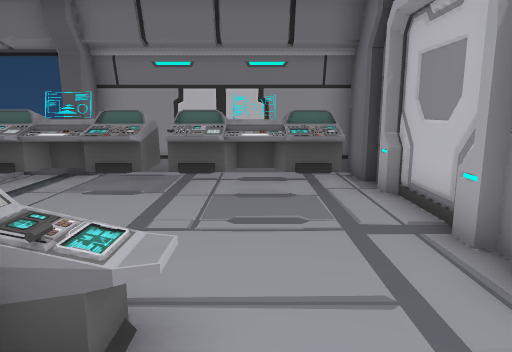
View 1 (above)

15 first-person views from a walk through a scene from a Unity 3-D project. The camera is 1.5 m above the floor, tilts 10° down and sees 70° across. The floor is counted in squares, 1 m on a side. Each view is taken from the middle of a square. On the plan, view 1 faces up. The plan holds only what a view shows up to about 16 squares ahead; the rest is blank. The place goes on beyond the plan. The player character is not drawn. Some animated figures are not drawn.

View 2
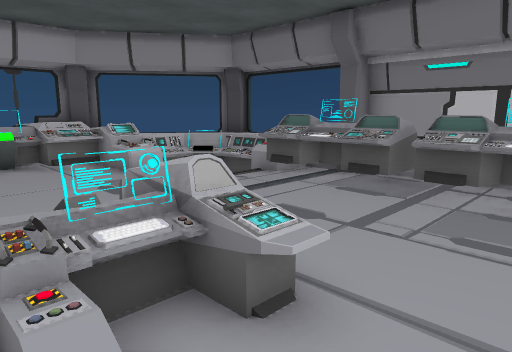

View 3
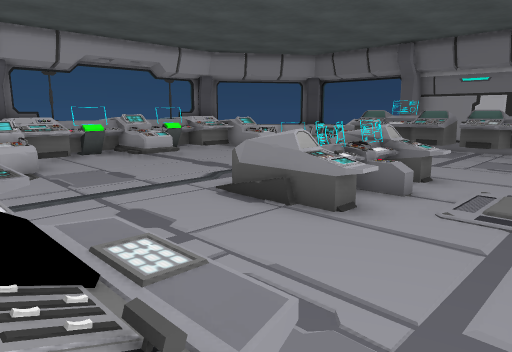

View 4
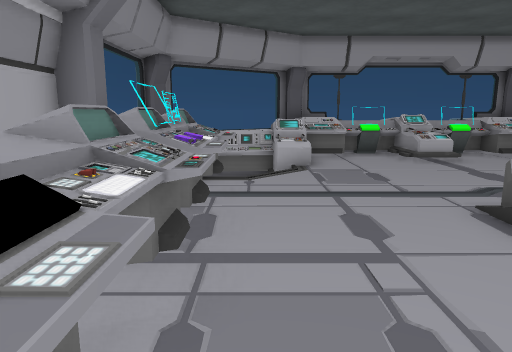

View 5
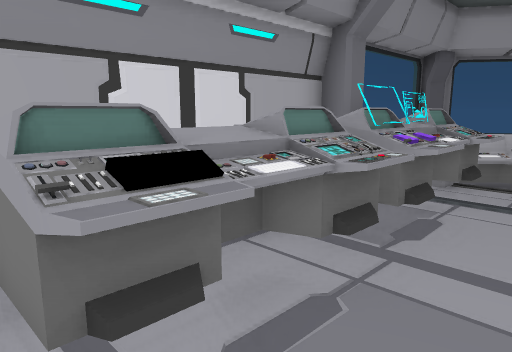

View 6
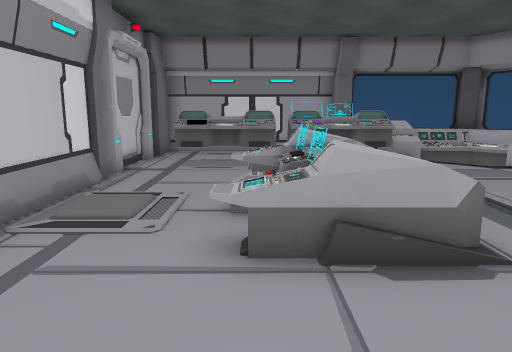

View 7
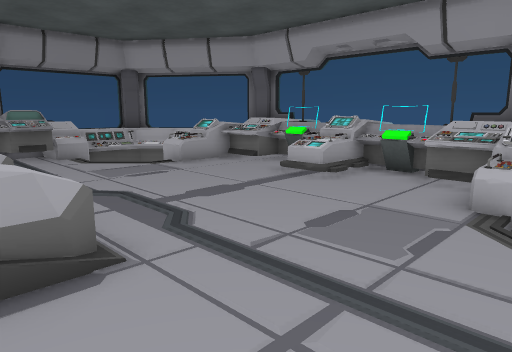

View 8
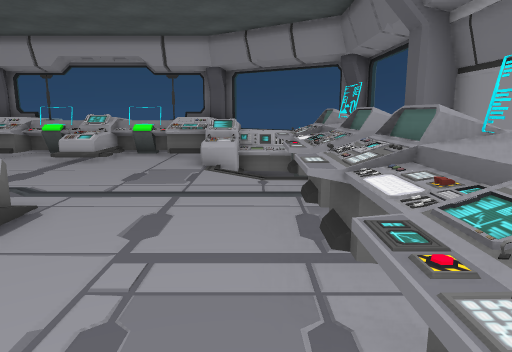

View 9
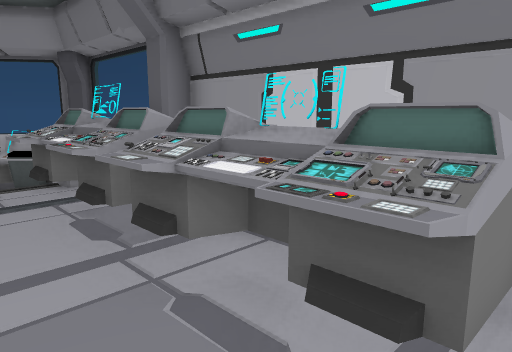

View 10
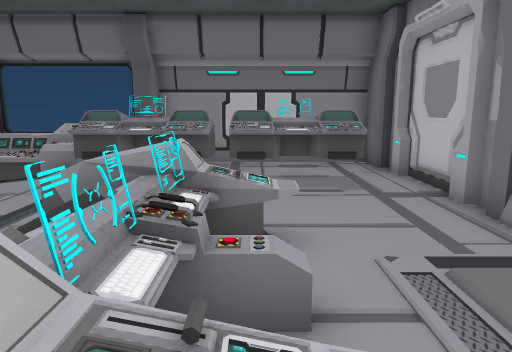

View 11
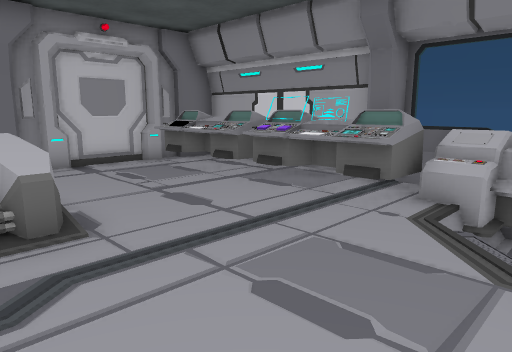

View 12
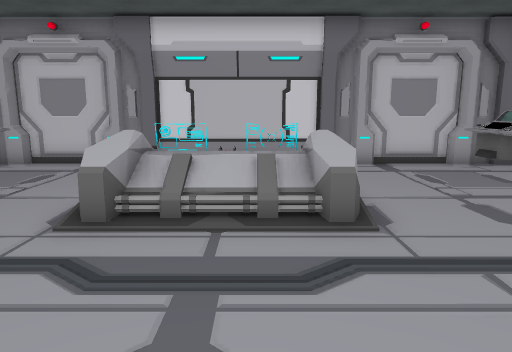

View 13
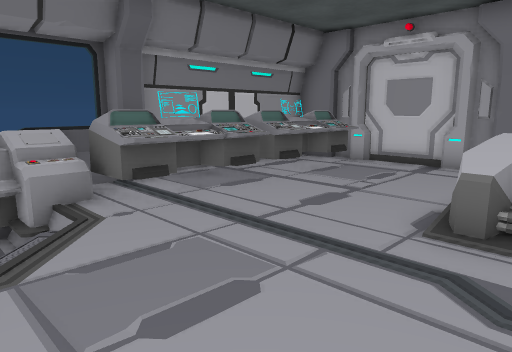

View 14
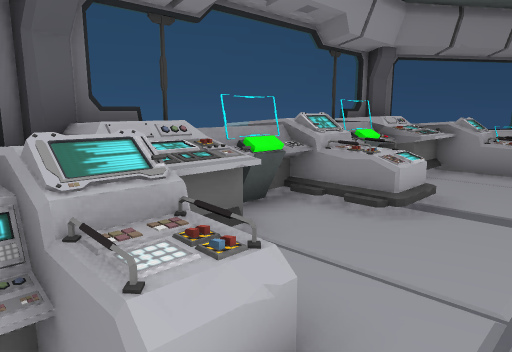

View 15
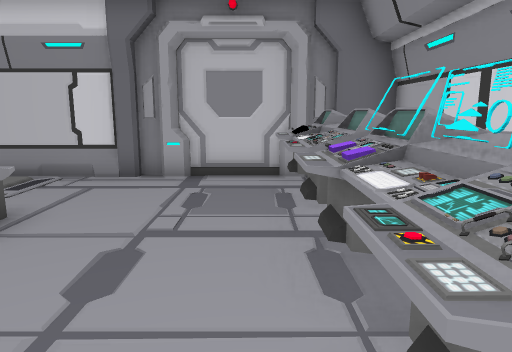

### Floor plan
Key: @ floor where view 1 was taken; # wall or solid block; . floor; / step, stairs or slope; = window, fence, low wall or low ledge; ^ raised ledge; O other object.
Columns run from 13 left of view 1 to 3 right of it. Each row starts with its distance up from view 1.
  9      ##^########
  8    ####^^^^^^O^##
  7   ##O /.^O^^^^^.#
  6   ### /.........#
  5  #^^^^..........#
  4  ^^^............#
  3  ^#^............#
  2   O.......==^...
  1  ^=^=.....O==...#
  0 ^^#^=.....OO=@..#
 -1   O.......=#=...#
 -2 ^^#^............#
 -3  ^^^............#
 -4  #^^^^..........#
 -5   ### /.........#
 -6    ## /.^OOO^^O.#
 -7     ###^^^^^^^^##
 -8      ##^########

Where each view was taken, in squares from view 1:
view 1: 0 up, 0 right, facing up
view 2: 0 up, 1 right, facing up-left
view 3: 6 down, 2 right, facing up-left
view 4: 5 down, 2 right, facing left
view 5: 4 down, 2 right, facing down-left
view 6: 6 up, 1 left, facing down
view 7: 6 up, 2 left, facing down-left
view 8: 6 up, 2 right, facing left
view 9: 5 up, 2 right, facing up-left
view 10: 2 down, 1 left, facing up
view 11: 0 up, 8 left, facing down-right
view 12: 0 up, 8 left, facing right
view 13: 1 up, 8 left, facing up-right
view 14: 5 down, 7 left, facing up-left
view 15: 5 down, 6 left, facing right
